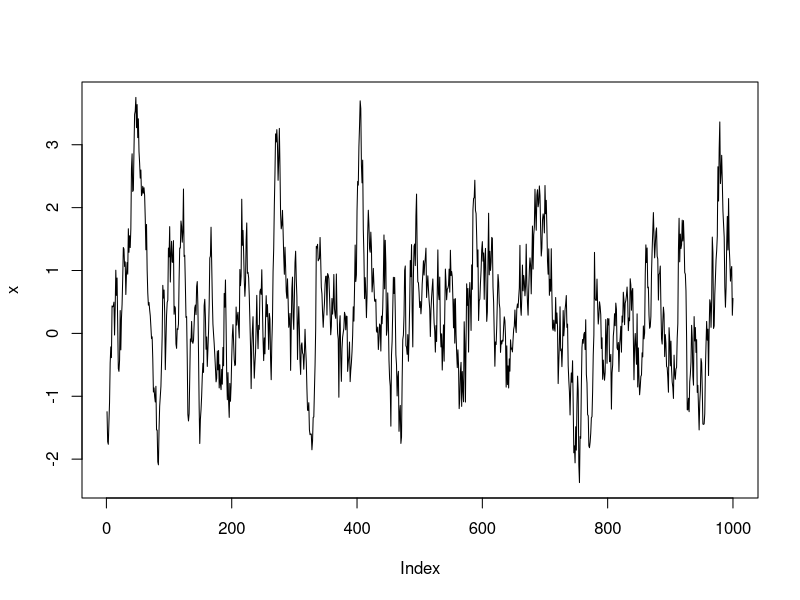

The R source for this figure:
## ---- chunk 1

# generate storage variables
nits <- 1000
x <- rep(NA, nits)
x[1] <- rnorm(1)
a <- 0.9

# simulate chain
for (i in 2:nits) {
    x[i] <- a * x[i-1] + sqrt(1-a^2) * rnorm(1)
}

# plot results
plot(x, type = 'l', pch = 16)
